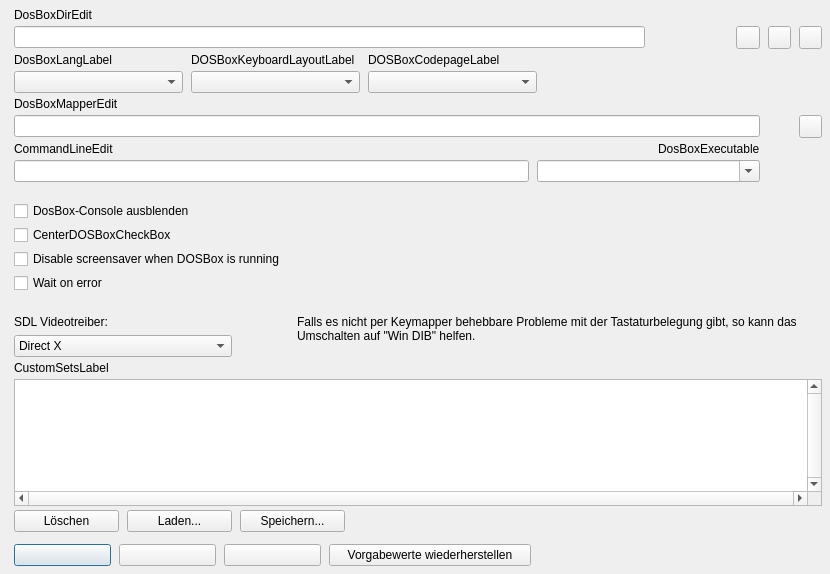
<?xml version="1.0" encoding="UTF-8"?>
<ui version="4.0">
  <class>SetupFrameDOSBoxForm</class>
  <widget class="QDialog" name="SetupFrameDOSBoxForm">
    <property name="geometry"><rect><x>0</x><y>0</y><width>719</width><height>574</height></rect></property>
    <property name="windowTitle"><string>SetupFrameDOSBoxForm</string></property>
    <property name="vclBorderStyle" stdset="0"><string notr="true">bsDialog</string></property>
    <property name="vclPosition" stdset="0"><string notr="true">poOwnerFormCenter</string></property>
    <property name="vclKeyPreview" stdset="0"><bool>true</bool></property>
    <property name="vclDesignWidth" stdset="0"><number>719</number></property>
    <property name="vclDesignHeight" stdset="0"><number>574</number></property>
    <layout class="QVBoxLayout" name="SetupFrameDOSBoxForm_Layout" stretch="0,0,0,0,1,0,0">
      <property name="leftMargin"><number>14</number></property>
      <property name="topMargin"><number>8</number></property>
      <property name="rightMargin"><number>8</number></property>
      <property name="bottomMargin"><number>8</number></property>
      <property name="spacing"><number>0</number></property>
      <item>
        <layout class="QGridLayout" name="SetupFrameDOSBoxForm_Section1" columnstretch="0,0,0,1,0,0,0,0">
          <property name="leftMargin"><number>0</number></property>
          <property name="topMargin"><number>0</number></property>
          <property name="rightMargin"><number>0</number></property>
          <property name="bottomMargin"><number>0</number></property>
          <property name="horizontalSpacing"><number>8</number></property>
          <property name="verticalSpacing"><number>4</number></property>
          <item row="0" column="0" colspan="4">
            <widget class="QLabel" name="DosBoxDirEdit_EditLabel">
              <property name="text"><string>DosBoxDirEdit</string></property>
              <property name="textFormat"><enum>Qt::PlainText</enum></property>
              <property name="vclFocusControl" stdset="0"><string notr="true">DosBoxDirEdit</string></property>
              <property name="vclLabeledEditOf" stdset="0"><string notr="true">DosBoxDirEdit</string></property>
            </widget>
          </item>
          <item row="1" column="0" colspan="5">
            <widget class="QLineEdit" name="DosBoxDirEdit">
      </widget>
          </item>
          <item row="1" column="5" alignment="Qt::AlignRight">
            <widget class="QToolButton" name="WarningButton">
              <property name="visible"><bool>false</bool></property>
              <property name="icon"><iconset resource="../../resources/dfend.qrc"><normaloff>:/glyphs/cef1bd486c60a35e.png</normaloff></iconset></property>
              <property name="iconSize"><size><width>16</width><height>16</height></size></property>
              <property name="minimumSize"><size><width>23</width><height>0</height></size></property>
            </widget>
          </item>
          <item row="1" column="6" alignment="Qt::AlignRight">
            <widget class="QToolButton" name="DosBoxButton">
              <property name="icon"><iconset resource="../../resources/dfend.qrc"><normaloff>:/glyphs/f94df2c8efcaad41.png</normaloff></iconset></property>
              <property name="iconSize"><size><width>16</width><height>16</height></size></property>
              <property name="minimumSize"><size><width>23</width><height>0</height></size></property>
            </widget>
          </item>
          <item row="1" column="7" alignment="Qt::AlignRight">
            <widget class="QToolButton" name="FindDosBoxButton">
              <property name="tag" stdset="0"><number>1</number></property>
              <property name="icon"><iconset resource="../../resources/dfend.qrc"><normaloff>:/glyphs/0604c54cc06c5a09.png</normaloff></iconset></property>
              <property name="iconSize"><size><width>16</width><height>16</height></size></property>
              <property name="minimumSize"><size><width>23</width><height>0</height></size></property>
            </widget>
          </item>
          <item row="2" column="0">
            <widget class="QLabel" name="DosBoxLangLabel">
              <property name="text"><string>DosBoxLangLabel</string></property>
              <property name="textFormat"><enum>Qt::PlainText</enum></property>
              <property name="alignment"><set>Qt::AlignLeft|Qt::AlignTop</set></property>
            </widget>
          </item>
          <item row="2" column="1">
            <widget class="QLabel" name="DOSBoxKeyboardLayoutLabel">
              <property name="text"><string>DOSBoxKeyboardLayoutLabel</string></property>
              <property name="textFormat"><enum>Qt::PlainText</enum></property>
              <property name="alignment"><set>Qt::AlignLeft|Qt::AlignTop</set></property>
            </widget>
          </item>
          <item row="2" column="2" colspan="3">
            <widget class="QLabel" name="DOSBoxCodepageLabel">
              <property name="text"><string>DOSBoxCodepageLabel</string></property>
              <property name="textFormat"><enum>Qt::PlainText</enum></property>
              <property name="alignment"><set>Qt::AlignLeft|Qt::AlignTop</set></property>
            </widget>
          </item>
          <item row="3" column="0" alignment="Qt::AlignLeft">
            <widget class="QComboBox" name="DosBoxLangEditComboBox">
              <property name="editable"><bool>false</bool></property>
              <property name="maxVisibleItems"><number>8</number></property>
              <property name="minimumSize"><size><width>169</width><height>0</height></size></property>
            </widget>
          </item>
          <item row="3" column="1" alignment="Qt::AlignLeft">
            <widget class="QComboBox" name="DOSBoxKeyboardLayoutComboBox">
              <property name="editable"><bool>false</bool></property>
              <property name="maxVisibleItems"><number>8</number></property>
              <property name="minimumSize"><size><width>169</width><height>0</height></size></property>
            </widget>
          </item>
          <item row="3" column="2" colspan="3" alignment="Qt::AlignLeft">
            <widget class="QComboBox" name="DOSBoxCodepageComboBox">
              <property name="editable"><bool>false</bool></property>
              <property name="maxVisibleItems"><number>8</number></property>
              <property name="minimumSize"><size><width>169</width><height>0</height></size></property>
            </widget>
          </item>
          <item row="4" column="0" colspan="4">
            <widget class="QLabel" name="DosBoxMapperEdit_EditLabel">
              <property name="text"><string>DosBoxMapperEdit</string></property>
              <property name="textFormat"><enum>Qt::PlainText</enum></property>
              <property name="vclFocusControl" stdset="0"><string notr="true">DosBoxMapperEdit</string></property>
              <property name="vclLabeledEditOf" stdset="0"><string notr="true">DosBoxMapperEdit</string></property>
            </widget>
          </item>
          <item row="5" column="0" colspan="6">
            <widget class="QLineEdit" name="DosBoxMapperEdit">
      </widget>
          </item>
          <item row="5" column="7" alignment="Qt::AlignRight">
            <widget class="QToolButton" name="DosBoxMapperButton">
              <property name="tag" stdset="0"><number>2</number></property>
              <property name="icon"><iconset resource="../../resources/dfend.qrc"><normaloff>:/glyphs/92d9d1a333bceee3.png</normaloff></iconset></property>
              <property name="iconSize"><size><width>16</width><height>16</height></size></property>
              <property name="minimumSize"><size><width>23</width><height>0</height></size></property>
            </widget>
          </item>
          <item row="6" column="0">
            <widget class="QLabel" name="CommandLineEdit_EditLabel">
              <property name="text"><string>CommandLineEdit</string></property>
              <property name="textFormat"><enum>Qt::PlainText</enum></property>
              <property name="vclFocusControl" stdset="0"><string notr="true">CommandLineEdit</string></property>
              <property name="vclLabeledEditOf" stdset="0"><string notr="true">CommandLineEdit</string></property>
            </widget>
          </item>
          <item row="6" column="4" colspan="2" alignment="Qt::AlignRight">
            <widget class="QLabel" name="DosBoxExecutableLabel">
              <property name="text"><string>DosBoxExecutable</string></property>
              <property name="textFormat"><enum>Qt::PlainText</enum></property>
              <property name="buddy"><cstring>DosBoxExecutableComboBox</cstring></property>
            </widget>
          </item>
          <item row="7" column="0" colspan="4">
            <widget class="QLineEdit" name="CommandLineEdit">
      </widget>
          </item>
          <item row="7" column="4" colspan="2" alignment="Qt::AlignRight">
            <widget class="QComboBox" name="DosBoxExecutableComboBox">
              <property name="editable"><bool>true</bool></property>
              <property name="maxVisibleItems"><number>8</number></property>
              <property name="minimumSize"><size><width>223</width><height>0</height></size></property>
            </widget>
          </item>
          <item row="0" column="3">
            <spacer name="SetupFrameDOSBoxForm_Section1_HFill">
              <property name="orientation"><enum>Qt::Horizontal</enum></property>
              <property name="sizeHint" stdset="0"><size><width>0</width><height>0</height></size></property>
            </spacer>
          </item>
        </layout>
      </item>
      <item>
        <spacer name="SetupFrameDOSBoxForm_Gap1">
          <property name="orientation"><enum>Qt::Vertical</enum></property>
          <property name="sizeType"><enum>QSizePolicy::Fixed</enum></property>
          <property name="sizeHint" stdset="0"><size><width>0</width><height>19</height></size></property>
        </spacer>
      </item>
      <item>
        <layout class="QGridLayout" name="SetupFrameDOSBoxForm_Section2" columnstretch="0,1">
          <property name="leftMargin"><number>0</number></property>
          <property name="topMargin"><number>0</number></property>
          <property name="rightMargin"><number>0</number></property>
          <property name="bottomMargin"><number>0</number></property>
          <property name="horizontalSpacing"><number>8</number></property>
          <property name="verticalSpacing"><number>4</number></property>
          <item row="0" column="0" colspan="2">
            <widget class="QCheckBox" name="HideDosBoxConsoleCheckBox">
              <property name="text"><string>DosBox-Console ausblenden</string></property>
            </widget>
          </item>
          <item row="1" column="0" colspan="2">
            <widget class="QCheckBox" name="CenterDOSBoxCheckBox">
              <property name="text"><string>CenterDOSBoxCheckBox</string></property>
            </widget>
          </item>
          <item row="2" column="0" colspan="2">
            <widget class="QCheckBox" name="DisableScreensaverCheckBox">
              <property name="text"><string>Disable screensaver when DOSBox is running</string></property>
            </widget>
          </item>
          <item row="3" column="0" colspan="2">
            <widget class="QCheckBox" name="WaitOnErrorCheckBox">
              <property name="text"><string>Wait on error</string></property>
            </widget>
          </item>
          <item row="0" column="1">
            <spacer name="SetupFrameDOSBoxForm_Section2_HFill">
              <property name="orientation"><enum>Qt::Horizontal</enum></property>
              <property name="sizeHint" stdset="0"><size><width>0</width><height>0</height></size></property>
            </spacer>
          </item>
        </layout>
      </item>
      <item>
        <spacer name="SetupFrameDOSBoxForm_Gap2">
          <property name="orientation"><enum>Qt::Vertical</enum></property>
          <property name="sizeType"><enum>QSizePolicy::Fixed</enum></property>
          <property name="sizeHint" stdset="0"><size><width>0</width><height>22</height></size></property>
        </spacer>
      </item>
      <item>
        <layout class="QGridLayout" name="SetupFrameDOSBoxForm_Section3" columnstretch="0,0,0,0,1" rowstretch="0,0,0,1,0">
          <property name="leftMargin"><number>0</number></property>
          <property name="topMargin"><number>0</number></property>
          <property name="rightMargin"><number>0</number></property>
          <property name="bottomMargin"><number>0</number></property>
          <property name="horizontalSpacing"><number>8</number></property>
          <property name="verticalSpacing"><number>4</number></property>
          <item row="0" column="0">
            <widget class="QLabel" name="SDLVideodriverLabel">
              <property name="text"><string>SDL Videotreiber:</string></property>
              <property name="textFormat"><enum>Qt::PlainText</enum></property>
              <property name="alignment"><set>Qt::AlignLeft|Qt::AlignTop</set></property>
            </widget>
          </item>
          <item row="0" column="3" rowspan="2" colspan="2">
            <widget class="QLabel" name="SDLVideodriverInfoLabel">
              <property name="text"><string>Falls es nicht per Keymapper behebbare Probleme mit der Tastaturbelegung gibt, so kann das Umschalten auf "Win DIB" helfen.</string></property>
              <property name="textFormat"><enum>Qt::PlainText</enum></property>
              <property name="wordWrap"><bool>true</bool></property>
              <property name="alignment"><set>Qt::AlignLeft|Qt::AlignTop</set></property>
            </widget>
          </item>
          <item row="1" column="0" colspan="2" alignment="Qt::AlignLeft">
            <widget class="QComboBox" name="SDLVideoDriverComboBox">
              <property name="editable"><bool>false</bool></property>
              <property name="maxVisibleItems"><number>8</number></property>
              <item>
                <property name="text"><string>Direct X</string></property>
              </item>
              <item>
                <property name="text"><string>Win DIB</string></property>
              </item>
              <property name="currentIndex"><number>0</number></property>
              <property name="minimumSize"><size><width>218</width><height>0</height></size></property>
            </widget>
          </item>
          <item row="2" column="0" colspan="5">
            <widget class="QLabel" name="CustomSetsLabel">
              <property name="text"><string>CustomSetsLabel</string></property>
              <property name="textFormat"><enum>Qt::PlainText</enum></property>
              <property name="alignment"><set>Qt::AlignLeft|Qt::AlignTop</set></property>
            </widget>
          </item>
          <item row="3" column="0" colspan="5">
            <widget class="QTextEdit" name="CustomSetsMemo">
              <property name="lineWrapMode"><enum>QTextEdit::NoWrap</enum></property>
              <property name="verticalScrollBarPolicy"><enum>Qt::ScrollBarAlwaysOn</enum></property>
              <property name="horizontalScrollBarPolicy"><enum>Qt::ScrollBarAlwaysOn</enum></property>
              <property name="acceptRichText"><bool>false</bool></property>
              <property name="minimumSize"><size><width>0</width><height>0</height></size></property>
            </widget>
          </item>
          <item row="4" column="0" alignment="Qt::AlignLeft">
            <widget class="QPushButton" name="CustomSetsClearButton">
              <property name="tag" stdset="0"><number>3</number></property>
              <property name="text"><string>Löschen</string></property>
              <property name="icon"><iconset resource="../../resources/dfend.qrc"><normaloff>:/glyphs/86ad06b420cc830c.png</normaloff></iconset></property>
              <property name="autoDefault"><bool>false</bool></property>
              <property name="vclOnClick" stdset="0"><string notr="true">ButtonWork</string></property>
              <property name="minimumSize"><size><width>105</width><height>0</height></size></property>
            </widget>
          </item>
          <item row="4" column="1" alignment="Qt::AlignLeft">
            <widget class="QPushButton" name="CustomSetsLoadButton">
              <property name="tag" stdset="0"><number>4</number></property>
              <property name="text"><string>Laden...</string></property>
              <property name="icon"><iconset resource="../../resources/dfend.qrc"><normaloff>:/glyphs/45f75812cc6f15e7.png</normaloff></iconset></property>
              <property name="autoDefault"><bool>false</bool></property>
              <property name="vclOnClick" stdset="0"><string notr="true">ButtonWork</string></property>
              <property name="minimumSize"><size><width>105</width><height>0</height></size></property>
            </widget>
          </item>
          <item row="4" column="2" colspan="2" alignment="Qt::AlignLeft">
            <widget class="QPushButton" name="CustomSetsSaveButton">
              <property name="tag" stdset="0"><number>5</number></property>
              <property name="text"><string>Speichern...</string></property>
              <property name="icon"><iconset resource="../../resources/dfend.qrc"><normaloff>:/glyphs/47fc5700323c2859.png</normaloff></iconset></property>
              <property name="autoDefault"><bool>false</bool></property>
              <property name="vclOnClick" stdset="0"><string notr="true">ButtonWork</string></property>
              <property name="minimumSize"><size><width>105</width><height>0</height></size></property>
            </widget>
          </item>
          <item row="0" column="4">
            <spacer name="SetupFrameDOSBoxForm_Section3_HFill">
              <property name="orientation"><enum>Qt::Horizontal</enum></property>
              <property name="sizeHint" stdset="0"><size><width>0</width><height>0</height></size></property>
            </spacer>
          </item>
        </layout>
      </item>
      <item>
        <spacer name="SetupFrameDOSBoxForm_Gap3">
          <property name="orientation"><enum>Qt::Vertical</enum></property>
          <property name="sizeType"><enum>QSizePolicy::Fixed</enum></property>
          <property name="sizeHint" stdset="0"><size><width>0</width><height>12</height></size></property>
        </spacer>
      </item>
      <item>
        <layout class="QGridLayout" name="SetupFrameDOSBoxForm_Section4" columnstretch="0,0,0,0,1">
          <property name="leftMargin"><number>0</number></property>
          <property name="topMargin"><number>0</number></property>
          <property name="rightMargin"><number>0</number></property>
          <property name="bottomMargin"><number>0</number></property>
          <property name="horizontalSpacing"><number>8</number></property>
          <property name="verticalSpacing"><number>4</number></property>
          <item row="0" column="0" alignment="Qt::AlignLeft">
            <widget class="QPushButton" name="OKButton">
              <property name="text"><string /></property>
              <property name="autoDefault"><bool>false</bool></property>
              <property name="vclKind" stdset="0"><string notr="true">bkOK</string></property>
              <property name="default"><bool>true</bool></property>
              <property name="vclModalResult" stdset="0"><string notr="true">mrOk</string></property>
              <property name="vclOnClick" stdset="0"><string notr="true">OKButtonClick</string></property>
              <property name="minimumSize"><size><width>97</width><height>0</height></size></property>
            </widget>
          </item>
          <item row="0" column="1" alignment="Qt::AlignLeft">
            <widget class="QPushButton" name="CancelButton">
              <property name="text"><string /></property>
              <property name="autoDefault"><bool>false</bool></property>
              <property name="vclKind" stdset="0"><string notr="true">bkCancel</string></property>
              <property name="vclCancel" stdset="0"><bool>true</bool></property>
              <property name="vclModalResult" stdset="0"><string notr="true">mrCancel</string></property>
              <property name="minimumSize"><size><width>97</width><height>0</height></size></property>
            </widget>
          </item>
          <item row="0" column="2" alignment="Qt::AlignLeft">
            <widget class="QPushButton" name="HelpButton">
              <property name="text"><string /></property>
              <property name="autoDefault"><bool>false</bool></property>
              <property name="vclKind" stdset="0"><string notr="true">bkHelp</string></property>
              <property name="vclOnClick" stdset="0"><string notr="true">HelpButtonClick</string></property>
              <property name="minimumSize"><size><width>97</width><height>0</height></size></property>
            </widget>
          </item>
          <item row="0" column="3" alignment="Qt::AlignLeft">
            <widget class="QPushButton" name="RestoreDefaultValuesButton">
              <property name="text"><string>Vorgabewerte wiederherstellen</string></property>
              <property name="icon"><iconset resource="../../resources/dfend.qrc"><normaloff>:/glyphs/90dee0f3d0aa0e54.png</normaloff></iconset></property>
              <property name="autoDefault"><bool>false</bool></property>
              <property name="vclOnClick" stdset="0"><string notr="true">RestoreDefaultValuesButtonClick</string></property>
              <property name="minimumSize"><size><width>202</width><height>0</height></size></property>
            </widget>
          </item>
          <item row="0" column="4">
            <spacer name="SetupFrameDOSBoxForm_Section4_HFill">
              <property name="orientation"><enum>Qt::Horizontal</enum></property>
              <property name="sizeHint" stdset="0"><size><width>0</width><height>0</height></size></property>
            </spacer>
          </item>
        </layout>
      </item>
    </layout>
  </widget>
  <tabstops>
    <tabstop>DosBoxDirEdit</tabstop>
    <tabstop>DosBoxLangEditComboBox</tabstop>
    <tabstop>DOSBoxKeyboardLayoutComboBox</tabstop>
    <tabstop>DOSBoxCodepageComboBox</tabstop>
    <tabstop>DosBoxMapperEdit</tabstop>
    <tabstop>CommandLineEdit</tabstop>
    <tabstop>HideDosBoxConsoleCheckBox</tabstop>
    <tabstop>CenterDOSBoxCheckBox</tabstop>
    <tabstop>DisableScreensaverCheckBox</tabstop>
    <tabstop>WaitOnErrorCheckBox</tabstop>
    <tabstop>SDLVideoDriverComboBox</tabstop>
    <tabstop>CustomSetsMemo</tabstop>
    <tabstop>CustomSetsClearButton</tabstop>
    <tabstop>CustomSetsLoadButton</tabstop>
    <tabstop>CustomSetsSaveButton</tabstop>
    <tabstop>OKButton</tabstop>
    <tabstop>CancelButton</tabstop>
    <tabstop>HelpButton</tabstop>
    <tabstop>RestoreDefaultValuesButton</tabstop>
  </tabstops>
  <resources>
    <include location="../../resources/dfend.qrc" />
  </resources>
  <connections />
</ui>
